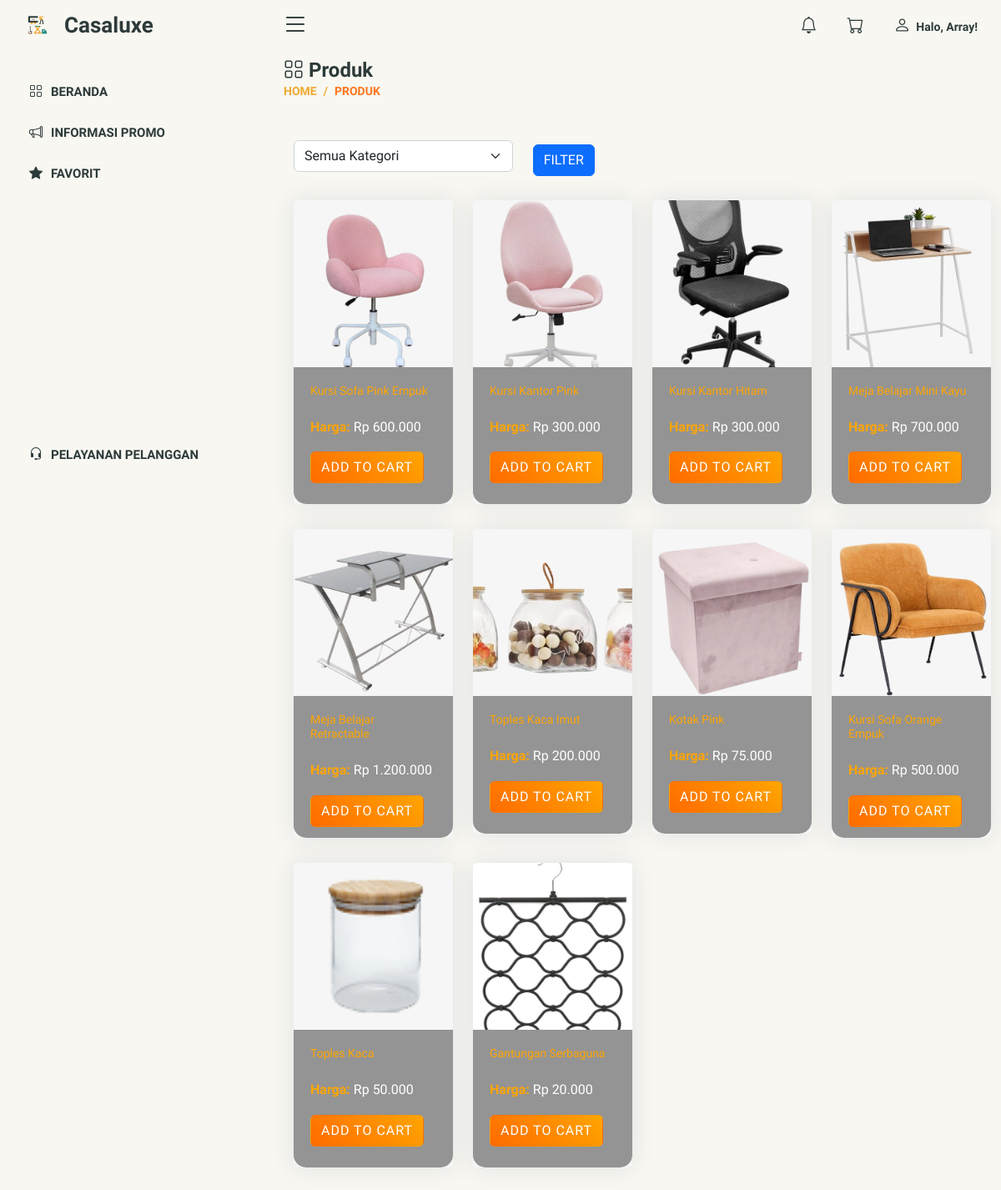
The page /user/produk_old.php (signed in) on the database its author committed.
### tables this page shows
CREATE TABLE `produk` (
  `id_produk` int(11) NOT NULL,
  `nama_produk` varchar(255) NOT NULL,
  `deskripsi` text NOT NULL,
  `harga` decimal(10,2) NOT NULL,
  `stok` int(11) NOT NULL,
  `id_kategori` int(11) NOT NULL,
  `created_at` datetime NOT NULL,
  `updated_at` datetime NOT NULL,
  `gambar` varchar(255) NOT NULL
);

### user/produk_old.php (the view, shortened to what this page needs)
<?php
include('../db.php');
$sql = "SELECT p.*, k.nama_kategori
        FROM produk p
        JOIN kategori k ON p.id_kategori = k.id_kategori
        WHERE p.id_produk NOT IN (SELECT bonus_item FROM informasipromo)";
$result = mysqli_query($kon, $sql);
$products = [];
while ($row = mysqli_fetch_assoc($result)) {
    $products[] = [
        'id' => $row['id_produk'],
        'name' => $row['nama_produk'],
        'category' => $row['nama_kategori'],
        'price' => $row['harga'],
        'stock' => $row['stok'],
        'image' => $row['gambar'],
        'description' => $row['deskripsi']
    ];
}
$filteredProducts = $products ?? [];
?>
<!DOCTYPE html>
<html lang="en">
<head>
    <link href="../assets/vendor/bootstrap/css/bootstrap.min.css" rel="stylesheet">
    <link href="../assets/vendor/bootstrap-icons/bootstrap-icons.css" rel="stylesheet">
    <link href="../assets/vendor/boxicons/css/boxicons.min.css" rel="stylesheet">
    <link href="../assets/vendor/quill/quill.snow.css" rel="stylesheet">
    <link href="../assets/vendor/quill/quill.bubble.css" rel="stylesheet">
    <link href="../assets/vendor/remixicon/remixicon.css" rel="stylesheet">
    <link href="../assets/vendor/simple-datatables/style.css" rel="stylesheet">
    <link href="../assets/css/style.css" rel="stylesheet">
    <?php include 'aset.php'; ?>
</head>
<body>
  <?php require "atas.php"; ?>
  <?php require "menu.php"; ?>
  <main id="main" class="main">
    <div class="pagetitle">
      <h1><i class="bi bi-grid"></i>&nbsp;Produk</h1>
      <nav>
        <ol class="breadcrumb">
          <li class="breadcrumb-item"><a href="index.php">HOME</a></li>
          <li class="breadcrumb-item active">PRODUK</li>
        </ol>
      </nav>
    </div>
    <div class="container mt-5">
        <form method="POST" class="mb-4">
            <div class="row">
                <div class="col-md-4">
                    <select name="category" class="form-select">
                        <option value="">Semua Kategori</option>
                    </select>
                </div>
                <div class="col-md-2">
                    <button type="submit" name="filter_category" class="btn btn-primary">Filter</button>
                </div>
            </div>
        </form>
        <div class="product-container row">
            <?php if (count($filteredProducts) > 0): ?>
                <?php foreach ($filteredProducts as $index => $product): ?>
                    <div class="product-item col-md-3">
                        <div class="card">
                            <a href="detail_produk.php?product_id=<?= urlencode($product['id']); ?>">
                                <img src="../uploads/<?= $product['image']; ?>" class="card-img-top" alt="Gambar Produk">
                            </a>
                            <div class="card-body">
                                <h5 class="card-title"><?= $product['name']; ?></h5>
                                <p class="card-text"><strong>Harga: </strong>Rp <?= number_format($product['price'], 0, ',', '.'); ?></p>
                                <?php if ($product['stock'] > 0): ?>
                                    <form method="POST" action="add_to_cart.php" class="d-inline">
                                        <button type="submit" name="add_to_cart" class="btn btn-sukses">Add to Cart</button>
                                    </form>
                                <?php else: ?>
                                    <button class="btn btn-secondary" disabled>Stok Habis</button>
                                <?php endif; ?>
                            </div>
                        </div>
                    </div>
                <?php endforeach; ?>
            <?php endif; ?>
        </div>
    </div>
  </main>
</body>
</html>

### assets/css/style.css (style rules this page uses)
:root { scroll-behavior: smooth; }
body { font-family: "Andika", sans-serif !important; background: #F8F7F1; color: #2D3A3A; }
a { color: #2D3A3A; text-decoration: none; }
h1, h2, h3, h4, h5, h6 { font-family: "Andika", sans-serif; }
#main { margin-top: 70px !important; padding-left: 40px !important; transition: all 0.3s; overflow-x: hidden; }
.pagetitle { margin-bottom: 10px; }
.pagetitle h1 { font-size: 24px; margin-bottom: 0; font-weight: 600; color: #2D3A3A; }
.card { margin-bottom: 30px; border: none; border-radius: 5px; box-shadow: 0px 0 30px rgba(1, 41, 112, 0.1); background-color: #f6f6f6; }
.card-title { padding: 20px 0 15px 0; font-size: 14px; font-weight: 500; color: #EFAA31; font-family: "Andika", sans-serif; }
.card-body { padding: 0 20px 20px 20px; }
.breadcrumb { font-size: 14px; font-family: "Andika", sans-serif; color: #EFAA31; font-weight: 600; }
.breadcrumb a { color: #EFAA31; transition: 0.3s; }
.breadcrumb .breadcrumb-item::before { color: #EFAA31; }
.breadcrumb .active { color: #ff771d; font-weight: 800; }
@media (min-width: 1200px) { #main, #footer { margin-left: 300px; } }

### user/produk_old.php (style rules this page uses)
body { background: #F8F7F1 !important; font-family: 'Andika', sans-serif !important; color: #2D3A3A !important; }
.card { border-radius: 15px; box-shadow: 0 4px 8px rgba(0, 0, 0, 0.1); background-color: rgba(255, 255, 255, 0.7); backdrop-filter: blur(10px); border: 1px solid rgba(255, 255, 255, 0.2); transition: transform 0.3s ease, box-shadow 0.3s ease; background: transparent; }
.card-img-top { border-radius: 15px 15px 0 0; height: 200px; object-fit: cover; transition: transform 0.3s ease; }
.card-body { background: rgba(0, 0, 0, 0.4); padding: 1.5rem; border-radius: 0 0 15px 15px; }
.card-text { color: #fff; margin-bottom: 0.8rem; }
.card-text strong { color: #ffa500; }
.btn { border: none; padding: 8px 15px; margin: 5px 0; transition: all 0.3s ease; font-weight: 500; text-transform: uppercase; font-size: 0.9rem; }
.btn-sukses { background: linear-gradient(45deg, #ff6b00, #ffa500); border: none; color: #fff !important; padding: 10px 20px; font-weight: bold; text-transform: uppercase; letter-spacing: 1px; transition: all 0.3s ease; }
.card-title { color: #ffa500 !important; }
.product-item { flex: 0 0 calc(25% - 15px); max-width: calc(25% - 15px); }
.card { height: 100%; display: flex; flex-direction: column; margin: 0; width: 100%; }
.card-body { flex: 1; display: flex; flex-direction: column; max-height: 170px; }
@media (max-width: 1200px) { .product-item { flex: 0 0 calc(33.333% - 14px); max-width: calc(33.333% - 14px); } }

### rows shown on the page
produk: gambar (picture), nama_produk "Kursi Sofa Pink Empuk", harga "600.000"
produk: gambar (picture), nama_produk "Kursi Kantor Pink", harga "300.000"
produk: gambar (picture), nama_produk "Kursi Kantor Hitam", harga "300.000"
produk: gambar (picture), nama_produk "Meja Belajar Mini Kayu", harga "700.000"
produk: gambar (picture), nama_produk "Meja Belajar Retractable", harga "1.200.000"
produk: gambar (picture), nama_produk "Toples Kaca Imut", harga "200.000"
produk: gambar (picture), nama_produk "Kotak Pink", harga "75.000"
produk: gambar (picture), nama_produk "Kursi Sofa Orange Empuk", harga "500.000"
produk: gambar (picture), nama_produk "Toples Kaca", harga "50.000"
produk: gambar (picture), nama_produk "Gantungan Serbaguna", harga "20.000"

### other values the page prints
$_SESSION["user"] "Array"
